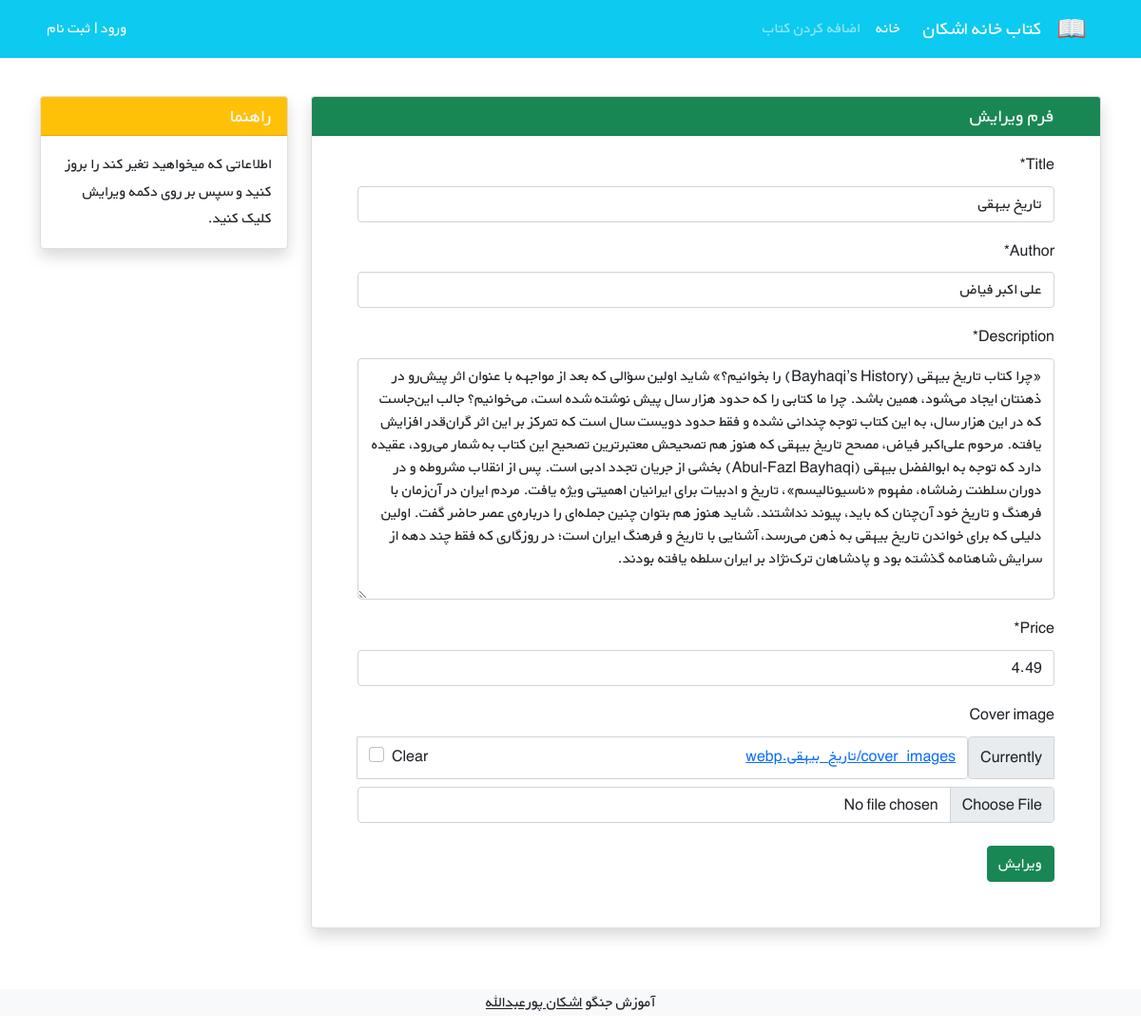
/books/5/update/, run on the app's committed database.
### books/models.py (models this page shows, shortened)
class Book(models.Model):
    title = models.CharField(max_length=100)
    author = models.CharField(max_length=100)
    description = models.TextField()
    price = models.DecimalField(max_digits=5, decimal_places=2)
    cover_image = models.ImageField(upload_to='cover_images/', blank=True)

### books/views.py (the view)
# urls.py: path('<int:pk>/update/', views.BookUpdateView.as_view(), name='book_update'),
class BookUpdateView(generic.UpdateView):
    model = Book
    fields = "__all__"
    template_name = "books/book_update.html"

### books/templates/books/book_update.html (shortened to what this page needs)
{% extends '_base.html' %}
{% load crispy_forms_tags %}
{% block content %}
    <div class="container mt-4" dir="rtl">
        <div class="row">
            <div class="col-9">
                <div class="card shadow my-3">
                    <h5 class="card-header bg-success text-light px-5">فرم ویرایش</h5>
                    <div class="px-5 pt-3 pb-5">
                        <form method="POST" enctype="multipart/form-data">
                            {{ form|crispy }}
                            <button type="submit" class="btn btn-success mt-2">ویرایش</button>
                        </form>
                    </div>
                </div>
            </div>
            <div class="col-3">
                <div class="card my-3 shadow">
                    <h5 class="card-header bg-warning text-light">راهنما</h5>
                    <div class="card-body">
                        <p class="card-text">
                            اطلاعاتی که میخواهید تغیر کند را بروز کنید و سپس بر روی دکمه ویرایش کلیک کنید.
                        </p>
                    </div>
                </div>
            </div>
        </div>
    </div>
{% endblock %}

### static/css/style.css (style rules this page uses)
* { font-family: 'BYekan', sans-serif; line-height: 1.8rem; }

### data on the page
Book: title "تاریخ بیهقی", author "علی اکبر فیاض", description "«چرا کتاب تاریخ بیهقی (Bayhaqi’s History) را بخوانیم؟» شاید اولین سؤالی که بعد از مواجهه با عنوان اثر پیش‌رو در ذهنتان ایجاد می‌شود، همین باشد. چرا ما کتابی را که حدود هزار سال پیش نوشته شده است، می‌‌خوانیم؟ جالب این‌جاست که در این هزار سال، به این کتاب توجه چندانی نشده و فقط حدود دویست سال است که تمرکز بر این اثر گران‌قدر افزایش یافته. مرحوم علی‌اکبر فیاض، مصحح تاریخ بیهقی که هنوز هم تصحیحش معتبرترین تصحیح این کتاب به شمار می‌رود، عقیده دارد که توجه به ابوالفضل بیهقی (Abul-Fazl Bayhaqi) بخشی از جریان تجدد ادبی است. پس از انقلاب مشروطه و در دوران سلطنت رضاشاه، مفهوم «ناسیونالیسم»، تاریخ و ادبیات برای ایرانیان اهمیتی ویژه یافت. مردم ایران در آن‌زمان با فرهنگ و تاریخ خود آن‌چنان که باید،‌…", price "4.49"
